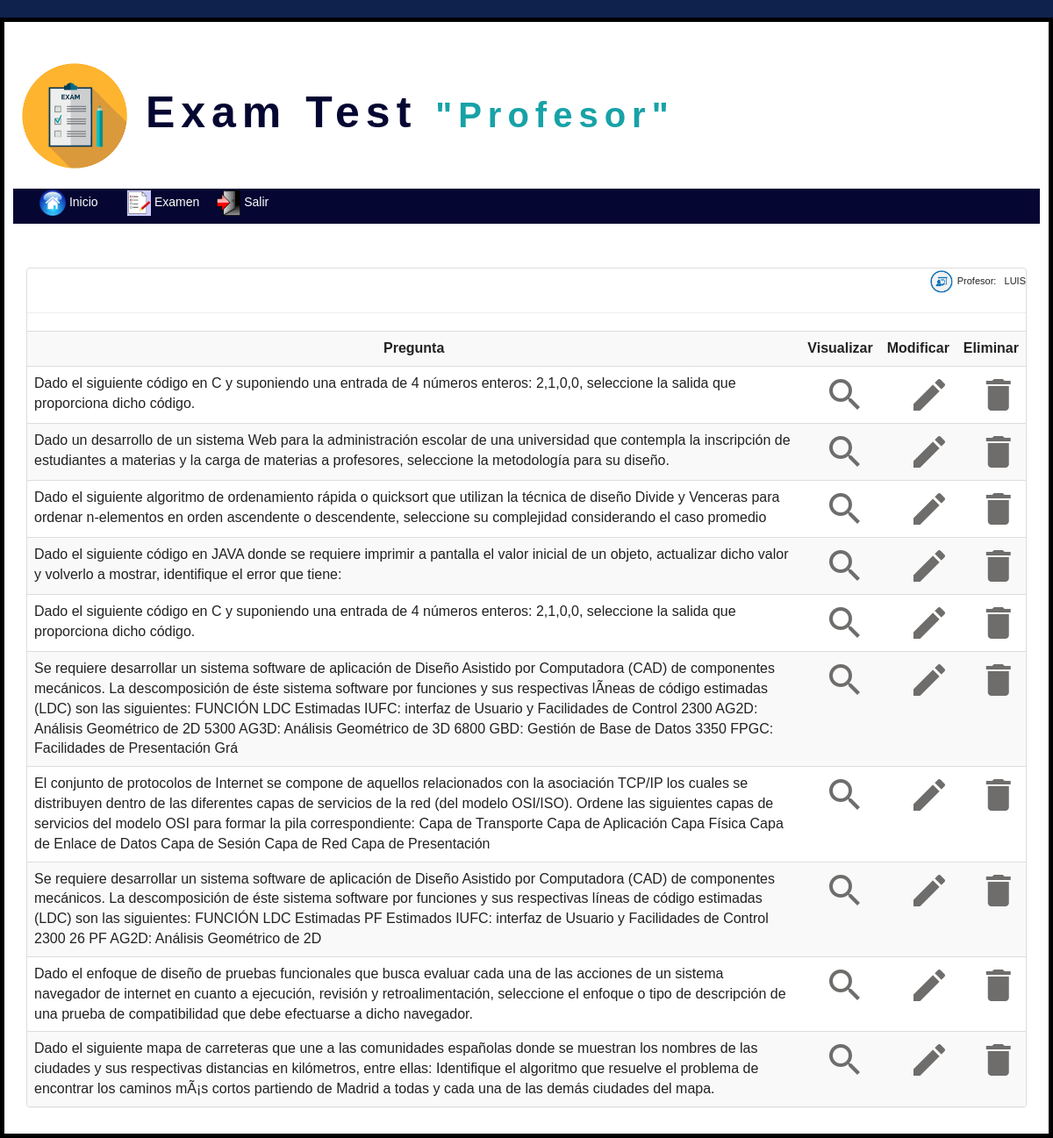
/Visualizar.php (signed in), run on the app's committed database.
### tables this page shows
CREATE TABLE `preguntas` (
  `IdPreg` int(100) NOT NULL,
  `Area` varchar(100) NOT NULL,
  `DefOper` varchar(500) NOT NULL,
  `BaseReac` varchar(500) NOT NULL,
  `IdProfesor` int(11) NOT NULL
);

### TablaPreguntas.php (the view, shortened to what this page needs)
<?php
$id=$_SESSION['tipo'];
    $link=mysqli_connect("localhost","root","");
    mysqli_select_db($link,"examen");
    $result=mysqli_query($link,"SELECT BaseReac, IdPreg FROM preguntas WHERE IdProfesor=$id");
if ($result){
    echo '<div class="table-responsive">
    <table class="table table-striped table-hover">
        	<tr>
            	<th class="col-n text-center">Pregunta</th>
                <th class="col-btns text-center">Visualizar</th>
				<th class="col-btns text-center">Modificar</th>
                <th class="col-btns text-center">Eliminar</th>
            </tr>';
    while ($row=$result->fetch_assoc()){
		echo '<tr>
				<td class="">'.$row['BaseReac'].'</td>
                <td>
                 <a onclick="valoresPregunta('.$row['IdPreg'].');" data-toggle="modal" data-target="#Mostrar"><i class="icon-search material-icons">search</i></a>
                </td>
				<td>
                 <a onclick="valoresPregunta2('.$row['IdPreg'].');" data-toggle="modal" data-target="#modificar"><i class="icon-edit material-icons">mode_edit</i></a>
                </td>
                <td>
                     <a onclick="eliminarPregunta('.$row['IdPreg'].');" ><i class="icon-delete material-icons">delete</i></a>
                </td>
				</tr>';
	}
    echo '</table>
            </div>';
}
?>

### css/estilos.css (style rules this page uses)
table .icon-search { font-size: 3em; color: #6E6D6C; margin-left: 25%; }
table .icon-delete { font-size: 3em; color: #6E6D6C; margin-left: 25%; }
table .icon-edit { font-size: 3em; color: #6E6D6C; margin-left: 34%; }

### style.css (style rules this page uses)
* { margin: 0; padding: 0; }
body { background: #0F224E; font-family: Tahoma, Arial, Helvetica, sans-serif; font-size: 11px; line-height: 22px; color: #222; }
a { text-decoration: none; color: #99AECD; }

### data on the page
preguntas: BaseReac "Dado el siguiente código en C y suponiendo una entrada de 4 números enteros: 2,1,0,0, seleccione la salida que proporciona dicho código."
preguntas: BaseReac "Dado un desarrollo de un sistema Web para la administración escolar de una universidad que contempla la inscripción de estudiantes a materias y la carga de materias a profesores, seleccione la metodología para su diseño."
preguntas: BaseReac "Dado el siguiente algoritmo de ordenamiento rápida o quicksort que utilizan la técnica de diseño Divide y Venceras para ordenar n-elementos en orden ascendente o descendente, seleccione su complejidad considerando el caso promedio"
preguntas: BaseReac "Dado el siguiente código en JAVA donde se requiere imprimir a pantalla el valor inicial de un objeto, actualizar dicho valor y volverlo a mostrar, identifique el error que tiene:"
preguntas: BaseReac "Dado el siguiente código en C y suponiendo una entrada de 4 números enteros: 2,1,0,0, seleccione la salida que proporciona dicho código."
preguntas: BaseReac "Se requiere desarrollar un sistema software de aplicación de Diseño Asistido por Computadora (CAD) de componentes mecánicos. La descomposición de éste sistema software por funciones y sus respectivas lÃ­neas de código estimadas (LDC) son las siguientes: FUNCIÓN LDC Estimadas IUFC: interfaz de Usuario y Facilidades de Control 2300 AG2D: Análisis Geométrico de 2D 5300 AG3D: Análisis Geométrico de 3D 6800 GBD: Gestión de Base de Datos 3350 FPGC: Facilidades de Presentación Grá"
preguntas: BaseReac "El conjunto de protocolos de Internet se compone de aquellos relacionados con la asociación TCP/IP los cuales se distribuyen dentro de las diferentes capas de servicios de la red (del modelo OSI/ISO). Ordene las siguientes capas de servicios del modelo OSI para formar la pila correspondiente: Capa de Transporte Capa de Aplicación Capa Física Capa de Enlace de Datos Capa de Sesión Capa de Red Capa de Presentación"
preguntas: BaseReac "Se requiere desarrollar un sistema software de aplicación de Diseño Asistido por Computadora (CAD) de componentes mecánicos. La descomposición de éste sistema software por funciones y sus respectivas líneas de código estimadas (LDC) son las siguientes: FUNCIÓN LDC Estimadas PF Estimados IUFC: interfaz de Usuario y Facilidades de Control 2300 26 PF AG2D: Análisis Geométrico de 2D"
preguntas: BaseReac "Dado el enfoque de diseño de pruebas funcionales que busca evaluar cada una de las acciones de un sistema navegador de internet en cuanto a ejecución, revisión y retroalimentación, seleccione el enfoque o tipo de descripción de una prueba de compatibilidad que debe efectuarse a dicho navegador."
preguntas: BaseReac "Dado el siguiente mapa de carreteras que une a las comunidades españolas donde se muestran los nombres de las ciudades y sus respectivas distancias en kilómetros, entre ellas: Identifique el algoritmo que resuelve el problema de encontrar los caminos mÃ¡s cortos partiendo de Madrid a todas y cada una de las demás ciudades del mapa."

### other printed values
$_SESSION['Nombre'] "LUIS"
